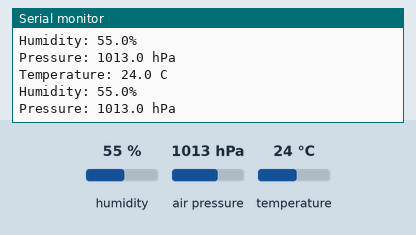
A sketch run on a simulated Arduino Uno, built with avr-gcc and run on an emulated ATmega328P. Shown: the last lines printed to the serial monitor. The test bench sets the inputs (shaded band); at power-on: humidity 55 %, air pressure 1013 hPa, temperature 24 °C.

Above: at 3.8 s.
3.9 s: humidity set to 22 %
At 7.2 s:
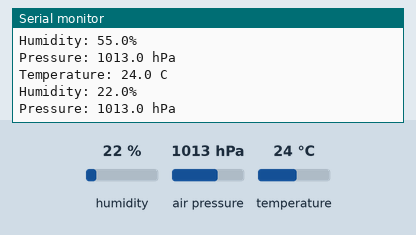
7.8 s: air pressure set to 952 hPa
At 9.6 s:
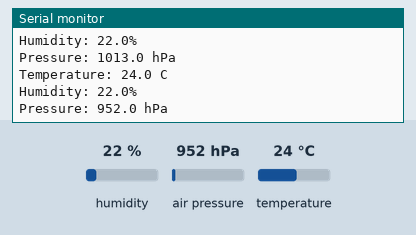
11.7 s: temperature set to 12 °C
At 13.3 s:
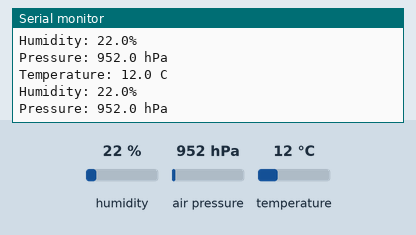

Measured:
- after the input at 3.9 s, the serial monitor: prints a new line after 2.2 s (image 1)
- after the input at 7.8 s, the serial monitor: prints a new line after 1.3 s (image 2)
- after the input at 11.7 s, the serial monitor: prints a new line after 0.34 s (image 3)

The sketch:

bme280-test.ino
```cpp
// (licence header left out)
#include <SPI.h>

#include <Adafruit_Sensor.h>
#include <Adafruit_BME280.h>

// Parameters
const int WAIT_TIME = 3000;             // ms

// Pins
// SPI:
// MOSI = 11
// MISO = 12
// SCK = 13
const int BME_CS_PIN = 10;

// Communicate with BME280 over SPI
Adafruit_BME280 bme(BME_CS_PIN);

void setup() {

  Serial.begin(9600);

   // Initialize BME280
  if ( !bme.begin() ) {
    Serial.println("Could not find BME280 on SPI bus");
    while(1);
  }
  Serial.println("BME280 initialized");
}

void loop() {

  // Read data
  float temp = bme.readTemperature();
  float humd = bme.readHumidity();
  float pres = bme.readPressure() / 100.0;

  // Print out data
  Serial.println();
  Serial.print("Temperature: ");
  Serial.print(temp, 1);
  Serial.println(" C");
  Serial.print("Humidity: ");
  Serial.print(humd, 1);
  Serial.println("%");
  Serial.print("Pressure: ");
  Serial.print(pres, 1);
  Serial.println(" hPa");

  delay(WAIT_TIME);
}
```
